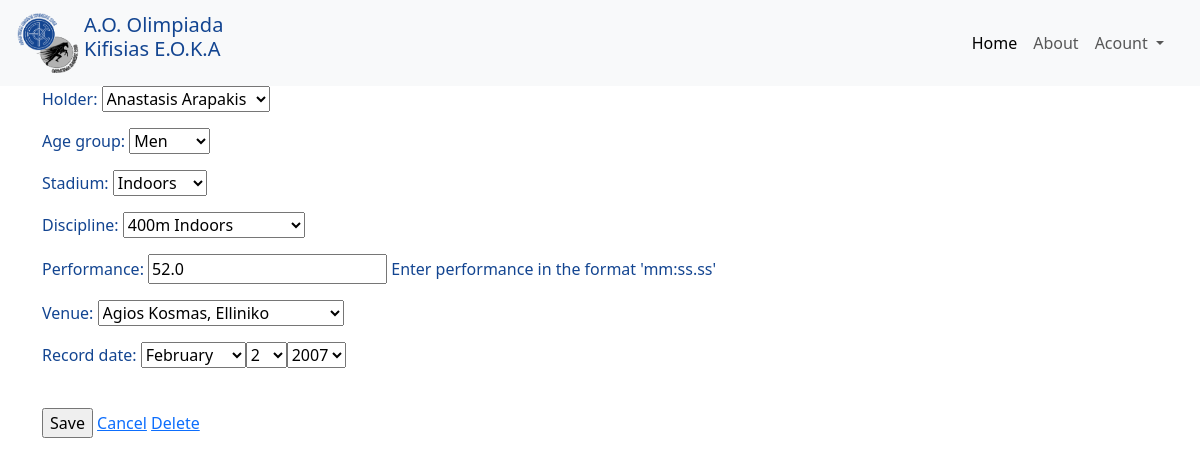
/records/1/ (signed in), run on the app's committed database.
### records/models.py (models this page shows, shortened)
class Record(models.Model):
    user = models.ForeignKey(User, blank=True, null=True, on_delete=models.SET_NULL)
    holder = models.ForeignKey(Athlete, blank=True, null=True, on_delete=models.SET_NULL)
    age_group = models.ForeignKey(AgeGroup, blank=True, null=True, on_delete=models.SET_NULL)
    discipline = models.ForeignKey(Discipline, blank=True, null=True, on_delete=models.SET_NULL)
    venue = models.ForeignKey(Venue, blank=True, null=True, on_delete=models.SET_NULL)
    stadium = models.ForeignKey(Stadium, blank=True, null=True, on_delete=models.SET_NULL)
    performance = models.FloatField(blank=False, null=True)
    record_date = models.DateField(auto_now=False, auto_now_add=False, null=True, blank=True)
    timestamp = models.DateTimeField(auto_now_add=True)
    updated = models.DateTimeField(auto_now=True)
    def get_delete_url(self):
        return f'/records/{self.pk}/delete/'
    class Meta:
        ordering = ['performance', '-record_date']
        unique_together = [['holder', 'discipline', 'performance']]
        db_table = 'Olimpiada records'

class AgeGroup(models.Model):
    age_group = models.CharField(max_length=10)
    def __str__(self):
        return self.age_group

class Discipline(models.Model):
    stadium = models.ForeignKey(Stadium, on_delete=models.CASCADE)
    name = models.CharField(max_length=25)
    class Meta:
        unique_together = [('stadium', 'name')]
    def __str__(self):
        return f"{self.name} {self.stadium}"

### records/views.py (the view, shortened to what this page needs)
# urls.py: path('records/<int:pk>/', RecordUpdateView.as_view(), name='records-update'),
class RecordUpdateView(LoginRequiredMixin, UpdateView):
    form_class = RecordForm
    model = Record
    template_name_suffix = '_detail'
    def get_queryset(self):
        return Record.objects.filter(user=self.request.user)

### records/models.py (called while the page is built)
    @property
    def full_name(self):
        return f"{self.first_name} {self.last_name}"

    def __str__(self):
        return self.full_name

    def __str__(self):
        return self.name

    def __str__(self):
        return f"{self.stadium_name}, {self.area}"

### records/views.py (called while the page is built)
    @method_decorator(login_required)
    def dispatch(self, request, *args, **kwargs):
        return super(LoginRequiredMixin, self).dispatch(request, *args, **kwargs)

### templates/records/record_detail.html
{% extends "base.html" %}
{% block content %}
    {% if form %}
        {% include 'forms.html' with form=form delete_url=object.get_delete_url %}
    {% endif %}
{% endblock %}

### templates/forms.html (shortened to what this page needs)
{% block content %}
<form method="post"  id="recordForm" data-discipline-url="{% url 'ajax_load_disciplines' %}" >
  {{ form.as_p }} <br>
  <input type="submit" value="Save"/>
    <a href="/">Cancel</a>
  {% if delete_url %}
    <a href="{{delete_url}}">Delete</a>
  {% endif %}
</form>
{% endblock %}

### data on the page
Record: holder "Anastasis Arapakis", discipline "400m Indoors", performance "52.0", venue "Agios Kosmas, Elliniko"
AgeGroup: age_group "Men"
Discipline: stadium "Indoors"
